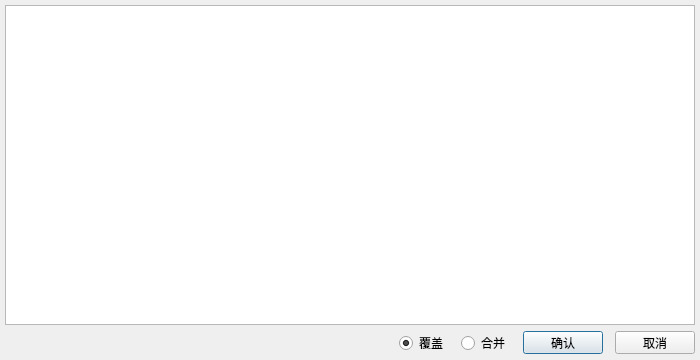
<?xml version="1.0" encoding="UTF-8"?>
<ui version="4.0">
 <class>DialogEditText</class>
 <widget class="QDialog" name="DialogEditText">
  <property name="geometry">
   <rect>
    <x>0</x>
    <y>0</y>
    <width>700</width>
    <height>360</height>
   </rect>
  </property>
  <property name="windowTitle">
   <string>Dialog</string>
  </property>
  <layout class="QGridLayout" name="gridLayout_2">
   <property name="leftMargin">
    <number>5</number>
   </property>
   <property name="topMargin">
    <number>5</number>
   </property>
   <property name="rightMargin">
    <number>5</number>
   </property>
   <property name="bottomMargin">
    <number>5</number>
   </property>
   <item row="0" column="0">
    <layout class="QGridLayout" name="gridLayout">
     <item row="1" column="0">
      <layout class="QHBoxLayout" name="horizontalLayout">
       <property name="spacing">
        <number>12</number>
       </property>
       <item>
        <widget class="QLabel" name="label">
         <property name="text">
          <string/>
         </property>
        </widget>
       </item>
       <item>
        <widget class="QRadioButton" name="radioButton_clear">
         <property name="minimumSize">
          <size>
           <width>50</width>
           <height>0</height>
          </size>
         </property>
         <property name="maximumSize">
          <size>
           <width>50</width>
           <height>16777215</height>
          </size>
         </property>
         <property name="toolTip">
          <string>当点击导确认时,将清空并覆盖原来的数据</string>
         </property>
         <property name="text">
          <string>覆盖</string>
         </property>
         <property name="checked">
          <bool>true</bool>
         </property>
         <attribute name="buttonGroup">
          <string notr="true">buttonGroup</string>
         </attribute>
        </widget>
       </item>
       <item>
        <widget class="QRadioButton" name="radioButton_merge">
         <property name="minimumSize">
          <size>
           <width>50</width>
           <height>0</height>
          </size>
         </property>
         <property name="maximumSize">
          <size>
           <width>50</width>
           <height>16777215</height>
          </size>
         </property>
         <property name="toolTip">
          <string>当点击导确认时,将合并到原来的数据</string>
         </property>
         <property name="text">
          <string>合并</string>
         </property>
         <attribute name="buttonGroup">
          <string notr="true">buttonGroup</string>
         </attribute>
        </widget>
       </item>
       <item>
        <widget class="QPushButton" name="pushButton">
         <property name="sizePolicy">
          <sizepolicy hsizetype="Minimum" vsizetype="Fixed">
           <horstretch>0</horstretch>
           <verstretch>0</verstretch>
          </sizepolicy>
         </property>
         <property name="minimumSize">
          <size>
           <width>80</width>
           <height>23</height>
          </size>
         </property>
         <property name="maximumSize">
          <size>
           <width>80</width>
           <height>23</height>
          </size>
         </property>
         <property name="focusPolicy">
          <enum>Qt::ClickFocus</enum>
         </property>
         <property name="text">
          <string>确认</string>
         </property>
        </widget>
       </item>
       <item>
        <widget class="QPushButton" name="pushButton_2">
         <property name="minimumSize">
          <size>
           <width>80</width>
           <height>23</height>
          </size>
         </property>
         <property name="maximumSize">
          <size>
           <width>80</width>
           <height>23</height>
          </size>
         </property>
         <property name="focusPolicy">
          <enum>Qt::ClickFocus</enum>
         </property>
         <property name="text">
          <string>取消</string>
         </property>
        </widget>
       </item>
      </layout>
     </item>
     <item row="0" column="0">
      <widget class="QTextBrowser" name="textBrowser">
       <property name="font">
        <font>
         <pointsize>11</pointsize>
        </font>
       </property>
       <property name="focusPolicy">
        <enum>Qt::ClickFocus</enum>
       </property>
      </widget>
     </item>
    </layout>
   </item>
  </layout>
 </widget>
 <resources/>
 <connections/>
 <buttongroups>
  <buttongroup name="buttonGroup"/>
 </buttongroups>
</ui>
